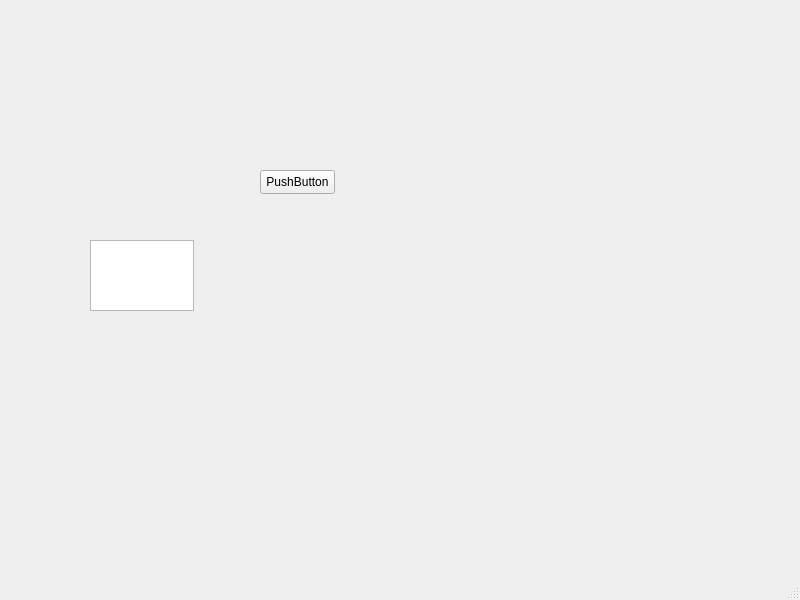
<?xml version="1.0" encoding="UTF-8"?>
<ui version="4.0">
 <class>MainWindow</class>
 <widget class="QMainWindow" name="MainWindow">
  <property name="geometry">
   <rect>
    <x>0</x>
    <y>0</y>
    <width>800</width>
    <height>600</height>
   </rect>
  </property>
  <property name="windowTitle">
   <string>MainWindow</string>
  </property>
  <widget class="QWidget" name="centralwidget">
   <widget class="QPushButton" name="pushButton">
    <property name="geometry">
     <rect>
      <x>260</x>
      <y>170</y>
      <width>75</width>
      <height>24</height>
     </rect>
    </property>
    <property name="text">
     <string>PushButton</string>
    </property>
   </widget>
   <widget class="QTextEdit" name="textEdit">
    <property name="geometry">
     <rect>
      <x>90</x>
      <y>240</y>
      <width>104</width>
      <height>71</height>
     </rect>
    </property>
   </widget>
  </widget>
  <widget class="QMenuBar" name="menubar">
   <property name="geometry">
    <rect>
     <x>0</x>
     <y>0</y>
     <width>800</width>
     <height>22</height>
    </rect>
   </property>
  </widget>
  <widget class="QStatusBar" name="statusbar"/>
 </widget>
 <resources/>
 <connections>
  <connection>
   <sender>pushButton</sender>
   <signal>clicked()</signal>
   <receiver>MainWindow</receiver>
   <slot>click()</slot>
   <hints>
    <hint type="sourcelabel">
     <x>311</x>
     <y>194</y>
    </hint>
    <hint type="destinationlabel">
     <x>363</x>
     <y>445</y>
    </hint>
   </hints>
  </connection>
 </connections>
 <slots>
  <slot>click()</slot>
  <slot>slot2()</slot>
 </slots>
</ui>
